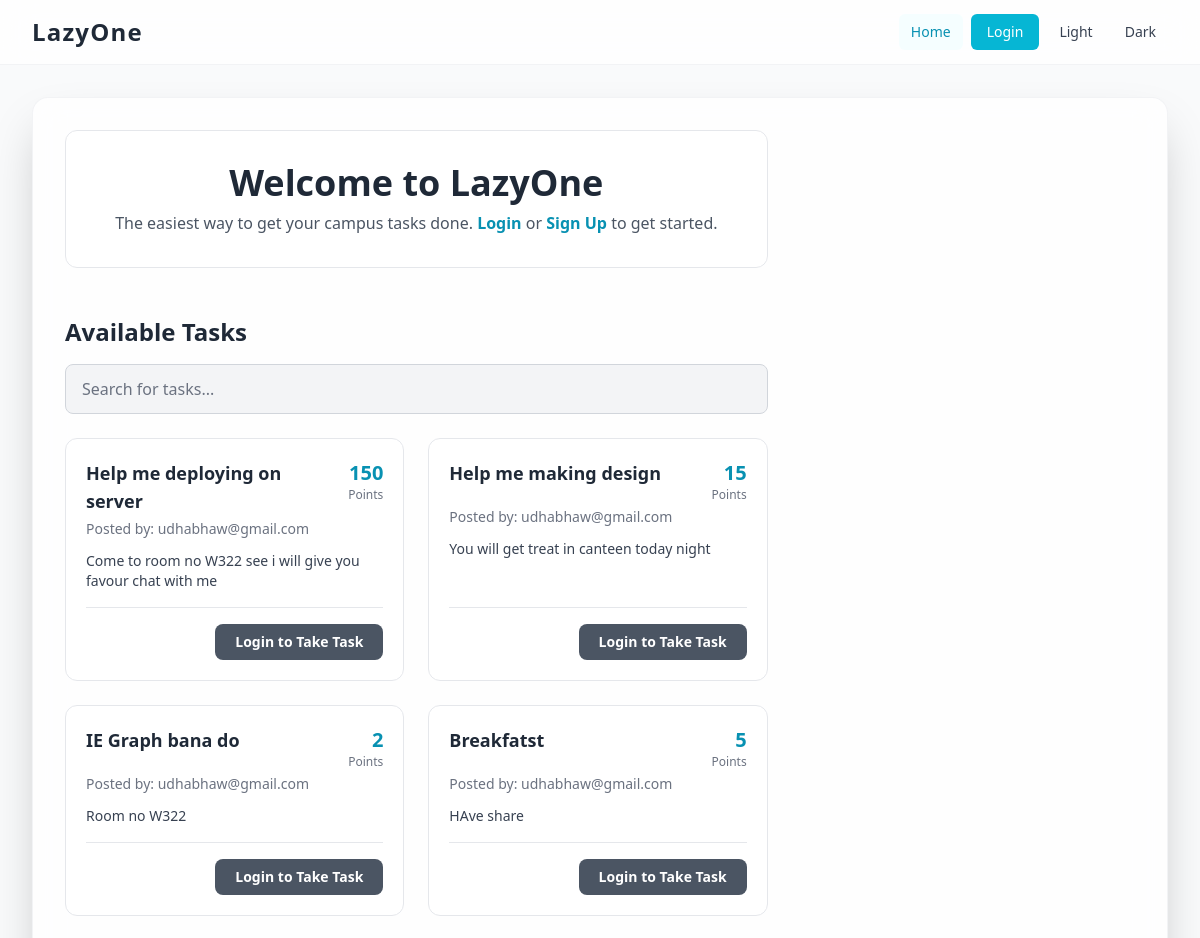
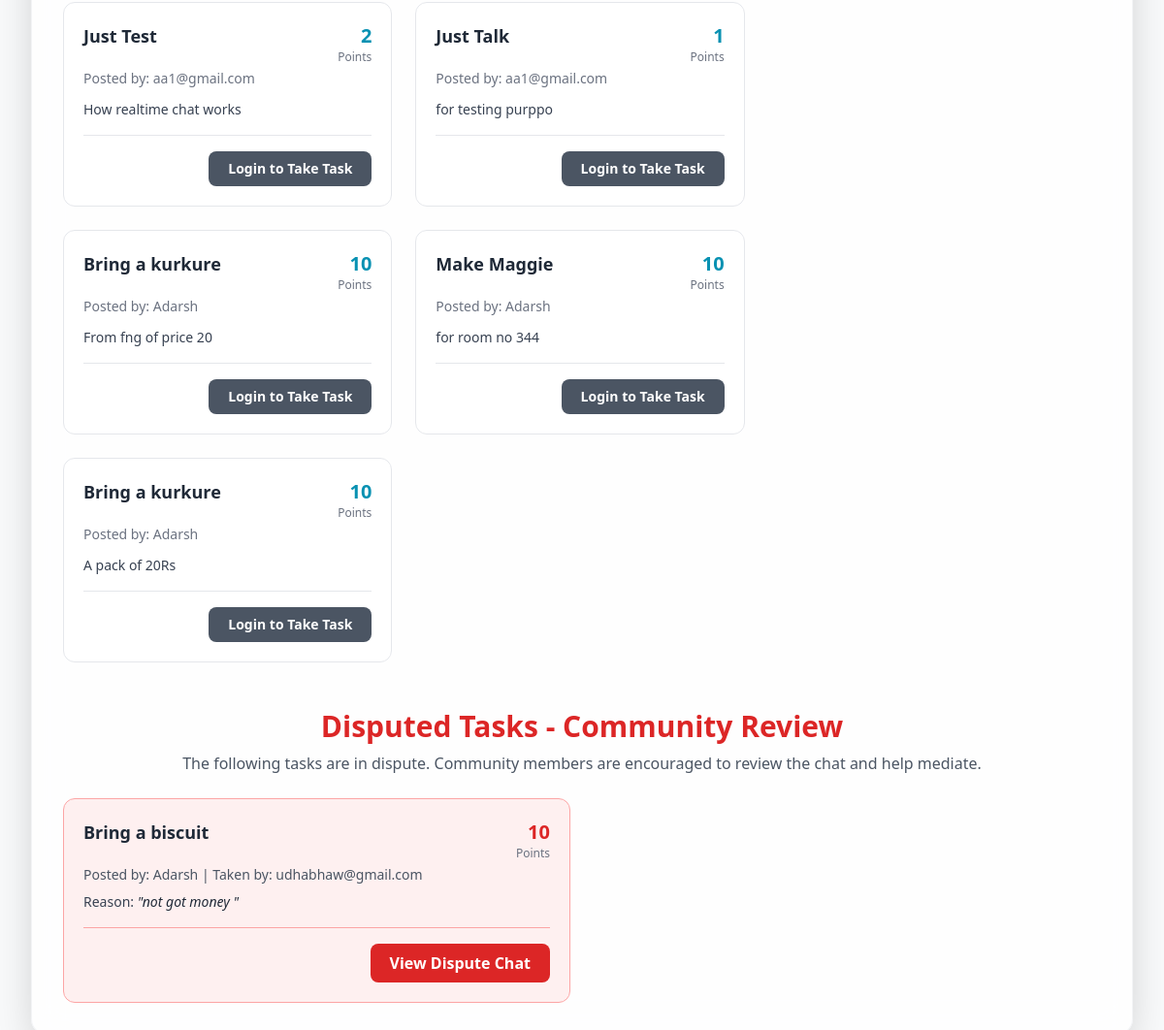
The page / on the database its author committed (2 pictures, top to bottom).
### basic/models.py (models this page shows, shortened)
class Task(models.Model):
    STATUS_CHOICES = (
        ('available', 'Available'),
        ('in_progress', 'In Progress'),
        ('completed', 'Completed'),
        ('disputed', 'Disputed'),
        ('cancelled', 'Cancelled'),
    )
    title = models.CharField(max_length=200)
    description = models.TextField()
    reward = models.PositiveIntegerField()
    posted_by = models.ForeignKey(User, on_delete=models.CASCADE, related_name='posted_tasks')
    created_at = models.DateTimeField(auto_now_add=True)
    taken_by = models.ForeignKey(User, on_delete=models.SET_NULL, null=True, blank=True, related_name='taken_tasks')
    deadline = models.DateTimeField(null=True, blank=True)
    status = models.CharField(max_length=20, choices=STATUS_CHOICES, default='available')
    cancellation_requested = models.BooleanField(default=False)

class Dispute(models.Model):
    STATUS_CHOICES = (
        ('open', 'Open'),
        ('resolved', 'Resolved'),
    )
    task = models.OneToOneField(Task, on_delete=models.CASCADE, related_name='dispute')
    raised_by = models.ForeignKey(User, on_delete=models.CASCADE, related_name='raised_disputes')
    reason = models.TextField()
    status = models.CharField(max_length=20, choices=STATUS_CHOICES, default='open')
    created_at = models.DateTimeField(auto_now_add=True)

### basic/views/home.py (the view, shortened to what this page needs)
# urls.py: 2. Add a URL to urlpatterns:  path('', views.home, name='home')
def home(request):
    disputed_tasks = Task.objects.filter(status='disputed').order_by('-created_at')
    query = request.GET.get('q', '')
    available_tasks = Task.objects.filter(status='available')
    if query:
        available_tasks = available_tasks.filter(
            Q(title__icontains=query) | Q(description__icontains=query)
        )
    available_tasks = available_tasks.order_by('-created_at')[:20]
    recent_tasks = Task.objects.exclude(status__in=['completed', 'cancelled']).order_by('-created_at')
    context = {
        'disputed_tasks': disputed_tasks,
        'available_tasks': available_tasks,
        'recent_tasks': recent_tasks,
        'search_query': query,
        'user_nodes_json': json.dumps([]),
        'recent_conversations': []
    }
    return render(request, 'home.html', context)

### basic/context_processors.py (called while the page is built)
def unread_notifications_count(request):
    if request.user.is_authenticated:
        count = request.user.notifications.filter(is_read=False).count()
        return {'unread_notifications_count': count}
    return {'unread_notifications_count': 0}

### basic/templates/home.html (shortened to what this page needs)
{% extends 'base.html' %}
{% block content %}
<div class="grid grid-cols-1 lg:grid-cols-3 gap-8">
    <div class="lg:col-span-2 space-y-12">
        <div>
            {% if request.user.is_authenticated %}
                <h1 class="text-3xl md:text-4xl font-bold text-gray-800 dark:text-white">Welcome back, {{ request.user.username }}!</h1>
                <p class="text-lg text-gray-600 dark:text-gray-400 mt-2">Ready to get things done?</p>
            {% else %}
                <div class="text-center p-8 bg-white/50 dark:bg-gray-800/50 border border-gray-200 dark:border-gray-700 rounded-xl">
                    <h1 class="text-4xl font-bold text-gray-800 dark:text-white">Welcome to LazyOne</h1>
                    <p class="text-gray-600 dark:text-gray-400 mt-2">The easiest way to get your campus tasks done. <a href="{% url 'login_page' %}" class="text-cyan-600 font-bold hover:underline">Login</a> or <a href="{% url 'register' %}" class="text-cyan-600 font-bold hover:underline">Sign Up</a> to get started.</p>
                </div>
            {% endif %}
        </div>
        <div>
            <h2 class="text-2xl font-bold text-gray-800 dark:text-white mb-4">Available Tasks</h2>
            <form method="get" action="{% url 'home' %}" class="mb-6">
                <input type="text" name="q" value="{{ search_query|default_if_none:'' }}" placeholder="Search for tasks..." class="w-full px-4 py-3 bg-gray-100 border border-gray-300 rounded-lg text-gray-800 placeholder-gray-500 focus:outline-none focus:ring-2 focus:ring-cyan-500 transition-shadow duration-200 dark:bg-gray-700 dark:border-gray-600 dark:text-white dark:placeholder-gray-400">
            </form>
            <div class="grid grid-cols-1 md:grid-cols-2 gap-6">
                {% for task in available_tasks %}
                    <div class="bg-white dark:bg-gray-800/50 border border-gray-200 dark:border-gray-700 rounded-xl p-5 flex flex-col justify-between transition-all duration-300 hover:shadow-lg hover:border-cyan-400 dark:hover:border-cyan-500">
                        <div>
                            <div class="flex justify-between items-start">
                                <h3 class="text-lg font-bold text-gray-800 dark:text-white">{{ task.title }}</h3>
                                <div class="text-right flex-shrink-0 ml-4">
                                    <p class="text-xl font-semibold text-cyan-600">{{ task.reward }}</p>
                                    <p class="text-xs text-gray-500 dark:text-gray-400">Points</p>
                                </div>
                            </div>
                            <p class="text-sm text-gray-500 dark:text-gray-400 mt-1">Posted by: {{ task.posted_by.username }}</p>
                            <p class="text-gray-700 dark:text-gray-300 mt-3 text-sm">{{ task.description|truncatewords:20 }}</p>
                        </div>
                        <div class="mt-4 pt-4 border-t border-gray-200 dark:border-gray-700 flex items-center justify-end space-x-3">
                            {% if request.user.is_authenticated %}
                                {% if task.posted_by != request.user %}
                                    <a href="{% url 'join_task_chat' task.id %}" class="text-sm font-medium text-cyan-600 hover:underline">Chat</a>
                                    <a href="{% url 'take_task' task.id %}" class="inline-block bg-cyan-500 text-white font-semibold px-4 py-2 rounded-lg hover:bg-cyan-600 transition-colors text-sm">Take Task</a>
                                {% else %}
                                    <span class="text-sm text-gray-400 italic">This is your task</span>
                                {% endif %}
                            {% else %}
                                <a href="{% url 'login_page' %}" class="inline-block bg-gray-600 text-white font-semibold px-5 py-2 rounded-lg hover:bg-gray-500 transition-colors text-sm">Login to Take Task</a>
                            {% endif %}
                        </div>
                    </div>
                {% empty %}
                    <div class="md:col-span-2 bg-white dark:bg-gray-800/50 border border-gray-200 dark:border-gray-700 rounded-xl p-8 text-center">
                        <p class="text-gray-600 dark:text-gray-400">No tasks available at the moment.</p>
                    </div>
                {% endfor %}
            </div>
        </div>
    </div>
    <div class="lg:col-span-1 space-y-8">
    </div>
</div>
{% if disputed_tasks %}
<div class="mt-12">
    <div class="text-center mb-6">
        <h2 class="text-3xl font-bold text-red-600">Disputed Tasks - Community Review</h2>
        <p class="text-gray-600 dark:text-gray-400 mt-2">The following tasks are in dispute. Community members are encouraged to review the chat and help mediate.</p>
    </div>
    <div class="grid grid-cols-1 md:grid-cols-2 gap-6">
        {% for task in disputed_tasks %}
            <div class="bg-red-100/50 dark:bg-red-800/20 border border-red-300 dark:border-red-700/50 rounded-xl p-5 flex flex-col justify-between">
                <div>
                    <div class="flex justify-between items-start">
                        <h3 class="text-lg font-bold text-gray-800 dark:text-white">{{ task.title }}</h3>
                        <div class="text-right flex-shrink-0 ml-4">
                            <p class="text-xl font-semibold text-red-600">{{ task.reward }}</p>
                            <p class="text-xs text-gray-500 dark:text-gray-400">Points</p>
                        </div>
                    </div>
                    <p class="text-sm text-gray-600 dark:text-gray-400 mt-1">Posted by: {{ task.posted_by.username }} | Taken by: {{ task.taken_by.username }}</p>
                    <p class="text-sm text-gray-700 dark:text-gray-300 mt-2">Reason: <em class="text-gray-800 dark:text-gray-200">"{{ task.dispute.reason }}"</em></p>
                </div>
                <div class="mt-4 pt-4 border-t border-red-300 dark:border-red-700/50 flex items-center justify-end">
                    <a href="{% url 'chat_view' task.conversation.id %}" class="inline-block bg-red-600 text-white font-semibold px-5 py-2 rounded-lg hover:bg-red-700 transition-colors">View Dispute Chat</a>
                </div>
            </div>
        {% endfor %}
    </div>
</div>
{% endif %}
{% endblock %}

### rows shown on the page
Task: title "Help me deploying on server", reward "150", posted_by.username "udhabhaw@gmail.com", description "Come to room no W322 see i will give you favour chat with me"
Task: title "Help me making design", reward "15", posted_by.username "udhabhaw@gmail.com", description "You will get treat in canteen today night"
Task: title "IE Graph bana do", reward "2", posted_by.username "udhabhaw@gmail.com", description "Room no W322"
Task: title "Breakfatst", reward "5", posted_by.username "udhabhaw@gmail.com", description "HAve share"
Task: title "Just Test", reward "2", posted_by.username "aa1@gmail.com", description "How realtime chat works"
Task: title "Just Talk", reward "1", posted_by.username "aa1@gmail.com", description "for testing purppo"
Task: title "Bring a kurkure", reward "10", posted_by.username "Adarsh", description "From fng of price 20"
Task: title "Make Maggie", reward "10", posted_by.username "Adarsh", description "for room no 344"
Task: title "Bring a kurkure", reward "10", posted_by.username "Adarsh", description "A pack of 20Rs"
Task: title "Bring a biscuit", reward "10", posted_by.username "Adarsh", taken_by.username "udhabhaw@gmail.com", dispute.reason "not got money"
